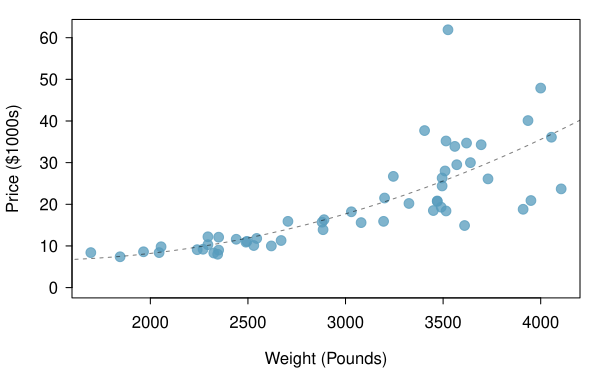

Here is the R script that generated this plot:
data(cars)
data(COL)

myPDF("carsPriceVsWeight.pdf", 6, 3.7,
      mar = c(3.6, 3.6, 1, 1),
      mgp = c(2.5, 0.7, 0))
plot(cars$weight, cars$price, 
     xlab = 'Weight (Pounds)', ylab = 'Price ($1000s)', 
     pch = 19, cex = 1.3, col = COL[1, 2], 
     ylim = c(0, max(cars$price)))
g <- lm(price ~ weight + I(weight^2),
        cars,
        weights = 1/weight^2)
w <- seq(1000, 5000, 100)
lines(w,
      predict(g, data.frame(weight = w)),
      lty = 2,
      col = COL[5, 3])
dev.off()
